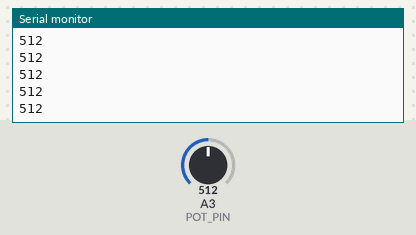
Recording of a sketch running on a simulated Arduino Uno, built with avr-gcc and run on an emulated ATmega328P. On the bench: the last lines printed to the serial monitor. The test bench sets the inputs (shaded band); at power-on: A3 (POT_PIN) = 512.

Above: at 1.2 s.
1.3 s: A3 (POT_PIN) set to 716
At 2.1 s:
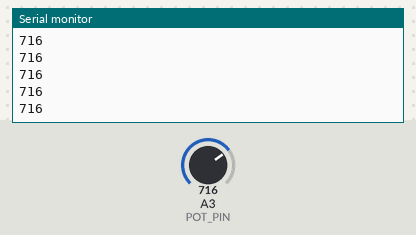
2.8 s: A3 (POT_PIN) set to 900
At 3.7 s:
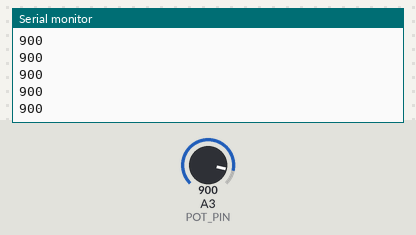
Timing chart, 0 to 5.8 s (numbered marks = the images above; inputs shaded):
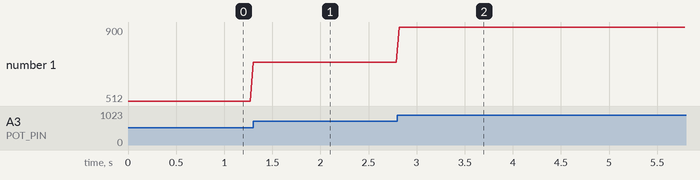

The sketch:

potentiometer.ino
```cpp
// 旋钮电位器中间引脚接 A3，两端分别接 5V 和 GND
// 串口约每 30ms 发送一次数值(0-1023)
const int POT_PIN = A3;

void setup() {
  Serial.begin(9600);
}

void loop() {
  int value = analogRead(POT_PIN);
  Serial.println(value);
  delay(30);
}
```

Measured:
- after the input at 1.3 s, the serial monitor: prints a new line at once (image 1)
- after the input at 2.8 s, the serial monitor: prints a new line at once (image 2)
- plotted number 1: 512 → 716 after the input at 1.3 s, 716 → 900 after the input at 2.8 s
